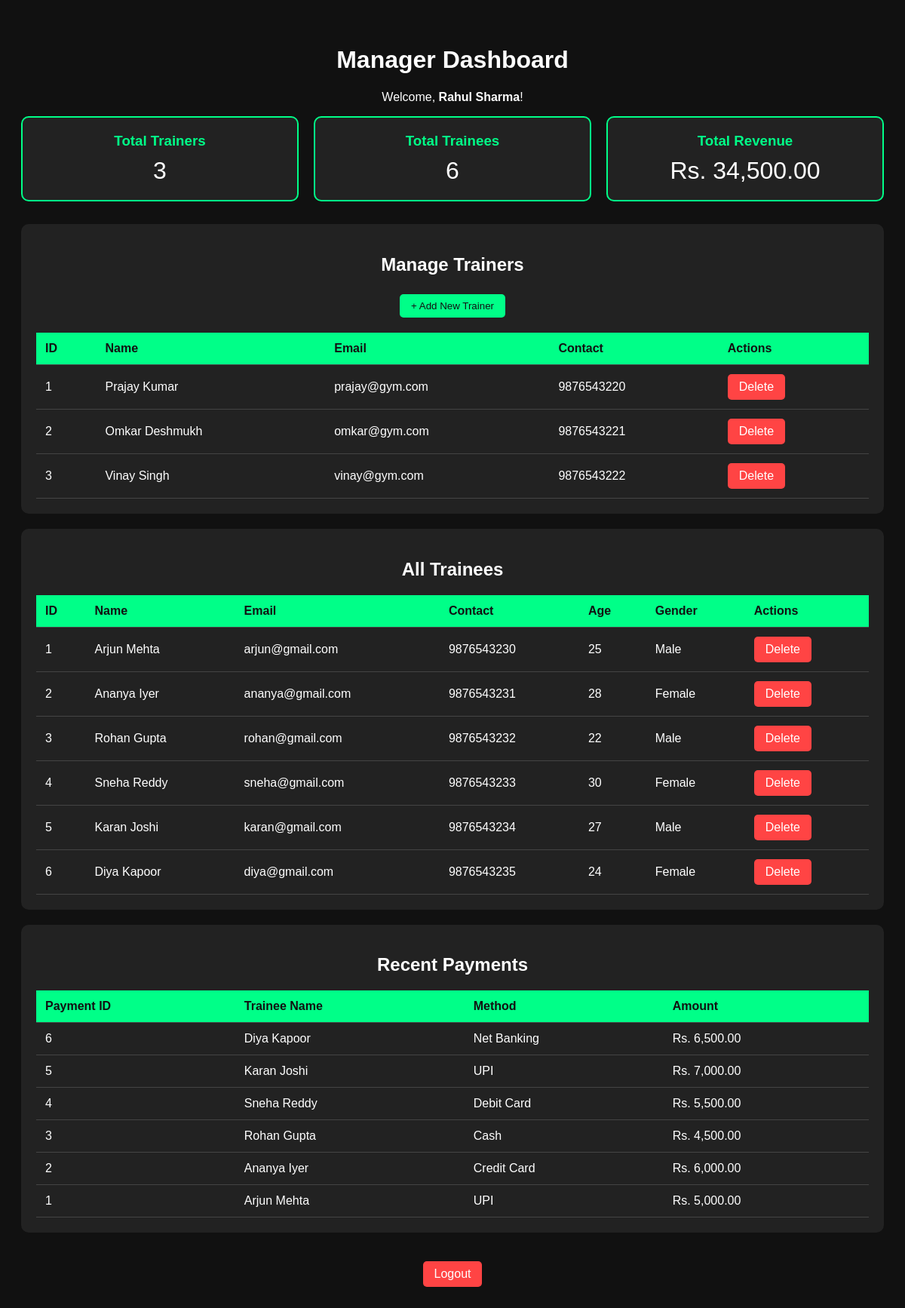
Screenshot of /manager/dashboard.php (signed in) with the database file from the repository.
### tables this page shows
CREATE TABLE trainer (
  trainer_id INT AUTO_INCREMENT PRIMARY KEY,
  name VARCHAR(50),
  contact_number VARCHAR(15),
  email_id VARCHAR(100),
  password VARCHAR(255)
);

CREATE TABLE trainees (
  trainee_id INT AUTO_INCREMENT PRIMARY KEY,
  name VARCHAR(50),
  gender VARCHAR(10),
  email VARCHAR(100),
  contact_number VARCHAR(15),
  age INT,
  height FLOAT,
  weight FLOAT,
  training_plan TEXT,
  password VARCHAR(255)
);

CREATE TABLE payment (
  payment_id INT AUTO_INCREMENT PRIMARY KEY,
  trainee_id INT,
  method VARCHAR(50),
  amount DECIMAL(10,2),
  FOREIGN KEY (trainee_id) REFERENCES trainees(trainee_id)
);

### manager/dashboard.php (the view, shortened to what this page needs)
<?php
include '../db.php';
$manager_name = $_SESSION['manager_name'];
$trainers_count = mysqli_fetch_assoc(mysqli_query($conn, "SELECT COUNT(*) as count FROM trainer"))['count'];
$trainees_count = mysqli_fetch_assoc(mysqli_query($conn, "SELECT COUNT(*) as count FROM trainees"))['count'];
$payments_total = mysqli_fetch_assoc(mysqli_query($conn, "SELECT SUM(amount) as total FROM payment"))['total'] ?? 0;
$trainers_query = "SELECT * FROM trainer";
$trainers_result = mysqli_query($conn, $trainers_query);
$trainees_query = "SELECT * FROM trainees";
$trainees_result = mysqli_query($conn, $trainees_query);
$payments_query = "SELECT p.*, t.name FROM payment p JOIN trainees t ON p.trainee_id = t.trainee_id ORDER BY p.payment_id DESC LIMIT 10";
$payments_result = mysqli_query($conn, $payments_query);
?>
<!DOCTYPE html>
<html>
<head>
  <link rel="stylesheet" href="../style.css">
</head>
<body>
  <div class="dashboard-container">
    <h1>Manager Dashboard</h1>
    <p>Welcome, <strong><?php echo $manager_name; ?></strong>!</p>
    <div class="stats">
      <div class="stat-card">
        <h3>Total Trainers</h3>
        <p><?php echo $trainers_count; ?></p>
      </div>
      <div class="stat-card">
        <h3>Total Trainees</h3>
        <p><?php echo $trainees_count; ?></p>
      </div>
      <div class="stat-card">
        <h3>Total Revenue</h3>
        <p>Rs. <?php echo number_format($payments_total, 2); ?></p>
      </div>
    </div>
    <div class="section">
      <h2>Manage Trainers</h2>
      <button class="btn" onclick="toggleForm('addTrainerForm')">+ Add New Trainer</button>
      <table>
        <tr>
          <th>ID</th>
          <th>Name</th>
          <th>Email</th>
          <th>Contact</th>
          <th>Actions</th>
        </tr>
        <?php while($trainer = mysqli_fetch_assoc($trainers_result)): ?>
        <tr>
          <td><?php echo $trainer['trainer_id']; ?></td>
          <td><?php echo $trainer['name']; ?></td>
          <td><?php echo $trainer['email_id']; ?></td>
          <td><?php echo $trainer['contact_number']; ?></td>
          <td>
            <a href="delete_trainer.php?id=<?php echo $trainer['trainer_id']; ?>"
               class="btn btn-danger"
               onclick="return confirm('Are you sure you want to delete this trainer?')">Delete</a>
          </td>
        </tr>
        <?php endwhile; ?>
      </table>
    </div>
    <div class="section">
      <h2>All Trainees</h2>
      <table>
        <tr>
          <th>ID</th>
          <th>Name</th>
          <th>Email</th>
          <th>Contact</th>
          <th>Age</th>
          <th>Gender</th>
          <th>Actions</th>
        </tr>
        <?php while($trainee = mysqli_fetch_assoc($trainees_result)): ?>
        <tr>
          <td><?php echo $trainee['trainee_id']; ?></td>
          <td><?php echo $trainee['name']; ?></td>
          <td><?php echo $trainee['email']; ?></td>
          <td><?php echo $trainee['contact_number']; ?></td>
          <td><?php echo $trainee['age']; ?></td>
          <td><?php echo $trainee['gender']; ?></td>
          <td>
            <a href="delete_trainee.php?id=<?php echo $trainee['trainee_id']; ?>"
               class="btn btn-danger"
               onclick="return confirm('Are you sure you want to delete this trainee?')">Delete</a>
          </td>
        </tr>
        <?php endwhile; ?>
      </table>
    </div>
    <div class="section">
      <h2>Recent Payments</h2>
      <table>
        <tr>
          <th>Payment ID</th>
          <th>Trainee Name</th>
          <th>Method</th>
          <th>Amount</th>
        </tr>
        <?php while($payment = mysqli_fetch_assoc($payments_result)): ?>
        <tr>
          <td><?php echo $payment['payment_id']; ?></td>
          <td><?php echo $payment['name']; ?></td>
          <td><?php echo $payment['method']; ?></td>
          <td>Rs. <?php echo number_format($payment['amount'], 2); ?></td>
        </tr>
        <?php endwhile; ?>
      </table>
    </div>
    <br>
    <a href="logout.php" class="btn btn-danger">Logout</a>
  </div>
</body>
</html>

### style.css (style rules this page uses)
body { font-family: Arial, sans-serif; text-align: center; background: #111; color: #fff; }
input, button { padding: 10px; margin: 5px; border-radius: 5px; border: none; }
button { background: #00ff88; cursor: pointer; }
a { color: #00ff88; text-decoration: none; }

### manager/dashboard.php (style rules this page uses)
.dashboard-container { max-width: 1200px; margin: 20px auto; padding: 20px; }
.stats { display: flex; gap: 20px; margin-bottom: 30px; flex-wrap: wrap; }
.stat-card { flex: 1; min-width: 200px; background: #222; padding: 20px; border-radius: 10px; border: 2px solid #00ff88; }
.stat-card h3 { color: #00ff88; margin: 0; }
.stat-card p { font-size: 32px; margin: 10px 0 0 0; }
.section { background: #222; padding: 20px; border-radius: 10px; margin-bottom: 20px; }
table { width: 100%; border-collapse: collapse; margin-top: 15px; }
th, td { padding: 12px; text-align: left; border-bottom: 1px solid #444; }
th { background: #00ff88; color: #111; }
.btn { padding: 8px 15px; background: #00ff88; color: #111; border: none; border-radius: 5px; cursor: pointer; text-decoration: none; display: inline-block; }
.btn-danger { background: #ff4444; color: #fff; }

### rows the page displays
trainer: trainer_id "1", name "Prajay Kumar", email "prajay@gym.com", contact_number "9876543220"
trainer: trainer_id "2", name "Omkar Deshmukh", email "omkar@gym.com", contact_number "9876543221"
trainer: trainer_id "3", name "Vinay Singh", email "vinay@gym.com", contact_number "9876543222"
trainees: trainee_id "1", name "Arjun Mehta", email "arjun@gmail.com", contact_number "9876543230", age "25", gender "Male"
trainees: trainee_id "2", name "Ananya Iyer", email "ananya@gmail.com", contact_number "9876543231", age "28", gender "Female"
trainees: trainee_id "3", name "Rohan Gupta", email "rohan@gmail.com", contact_number "9876543232", age "22", gender "Male"
trainees: trainee_id "4", name "Sneha Reddy", email "sneha@gmail.com", contact_number "9876543233", age "30", gender "Female"
trainees: trainee_id "5", name "Karan Joshi", email "karan@gmail.com", contact_number "9876543234", age "27", gender "Male"
trainees: trainee_id "6", name "Diya Kapoor", email "diya@gmail.com", contact_number "9876543235", age "24", gender "Female"
payment: payment_id "6", trainee.name "Diya Kapoor", method "Net Banking", amount "6,500.00"
payment: payment_id "5", trainee.name "Karan Joshi", method "UPI", amount "7,000.00"
payment: payment_id "4", trainee.name "Sneha Reddy", method "Debit Card", amount "5,500.00"
payment: payment_id "3", trainee.name "Rohan Gupta", method "Cash", amount "4,500.00"
payment: payment_id "2", trainee.name "Ananya Iyer", method "Credit Card", amount "6,000.00"
payment: payment_id "1", trainee.name "Arjun Mehta", method "UPI", amount "5,000.00"

### other values shown
$manager_name "Rahul Sharma"
$trainers_count "3"
$trainees_count "6"
$payments_total "34,500.00"
